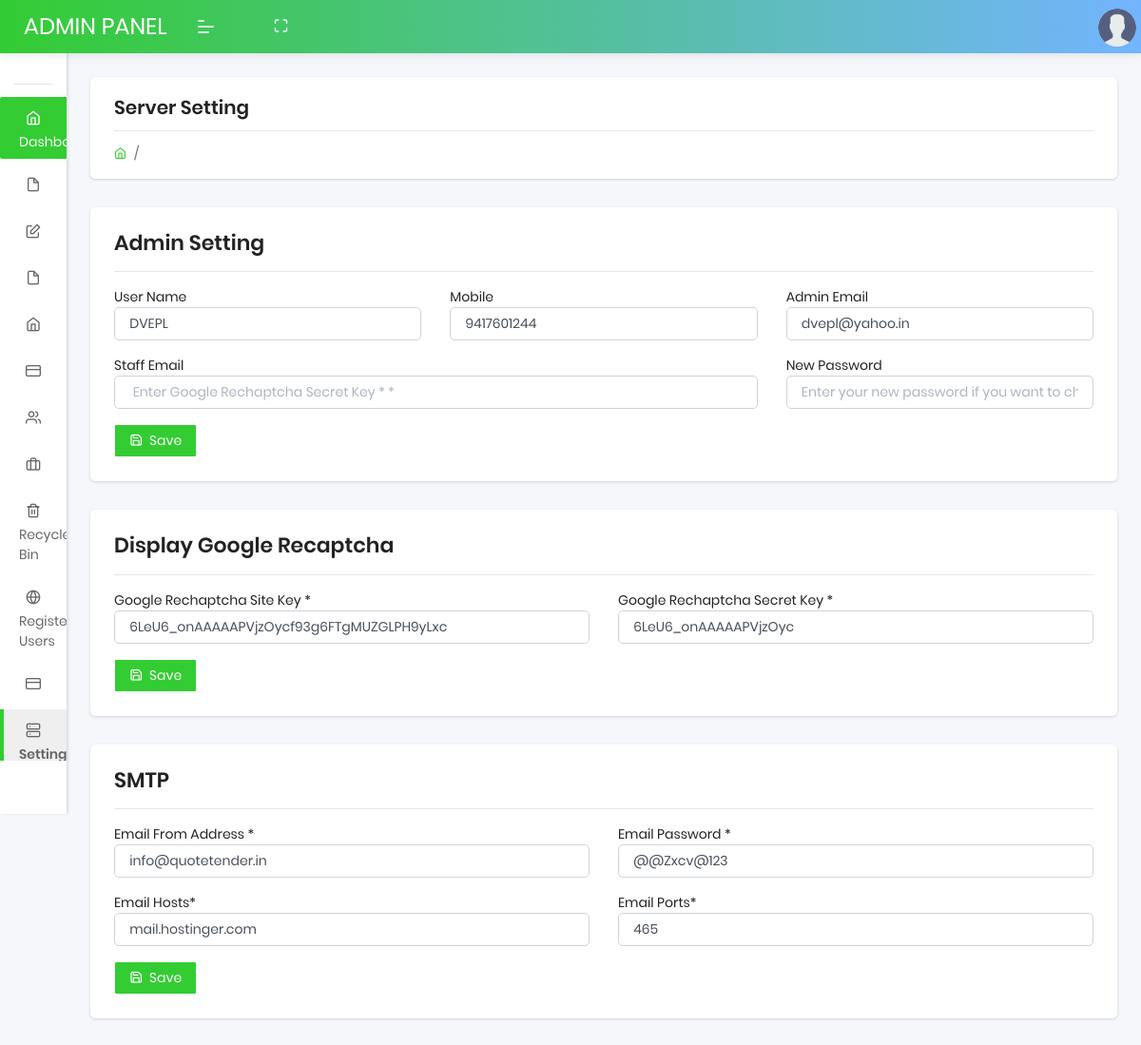
The app's page /login/configuration.php (signed in), older data.
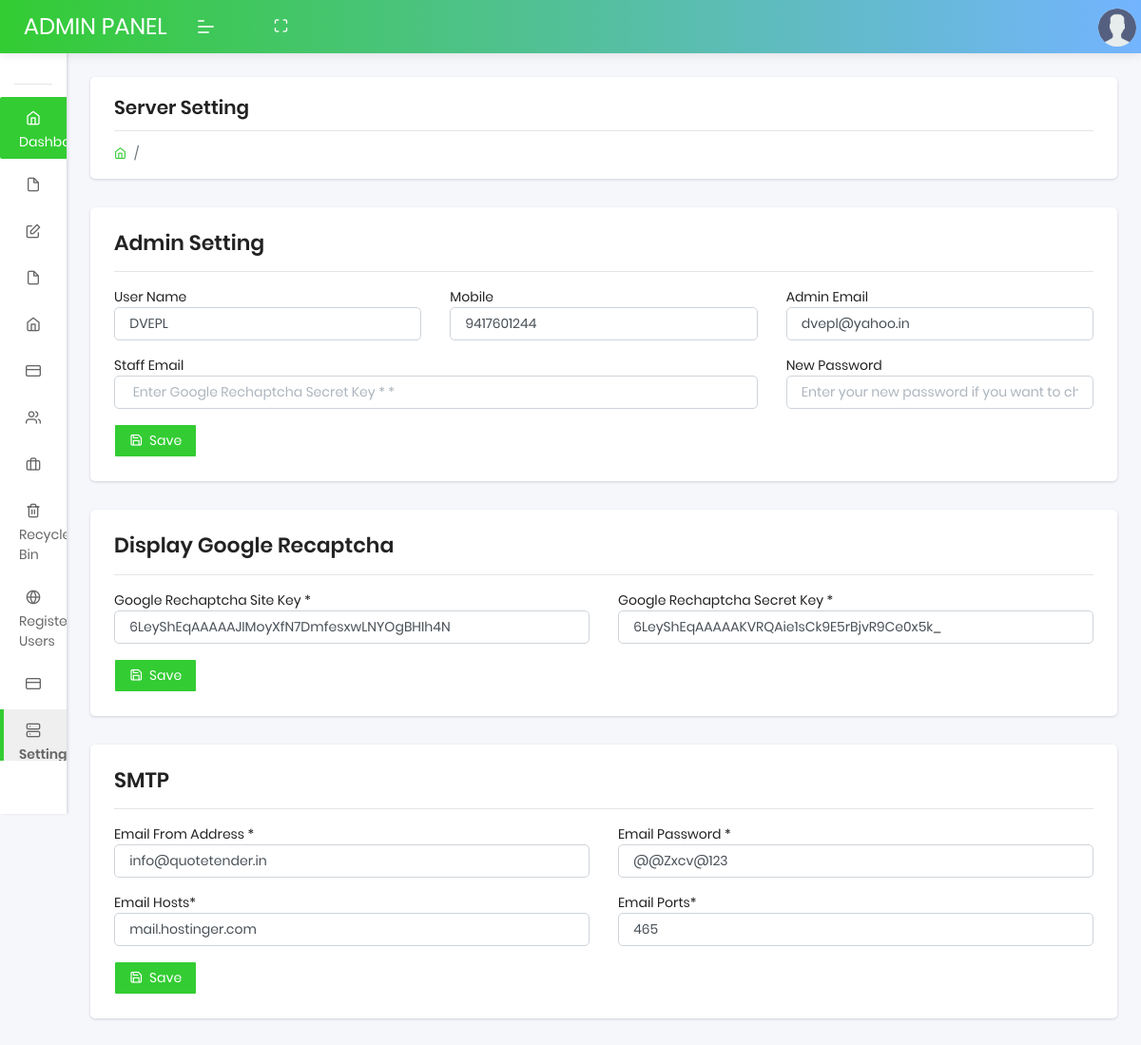
The same page, newer data.
### tables this page shows
CREATE TABLE `google_captcha` (
  `captcha_id` int(11) NOT NULL,
  `site_key` varchar(100) NOT NULL,
  `secret_key` varchar(100) NOT NULL
);

### login/configuration.php (the view, shortened to what the changed rows need)
<?php
include("db/config.php");
$result = mysqli_query($db, "SELECT * FROM  google_captcha ");
$row = mysqli_fetch_row($result);
?>
<!DOCTYPE html>
<html lang="en">
<head>
    <link rel="stylesheet" href="assets/css/plugins/dataTables.bootstrap4.min.css">
    <link rel="stylesheet" href="assets/css/style.css">
</head>
<body class="">
    <section class="pcoded-main-container">
            <div class="row">
                <div class="col-sm-12">
                    <div class="card">
                        <div class="card-header table-card-header">
                            <form method="post" action="">
                                <div class="row">
                                    <div class="col-xl-6 col-lg-6 col-md-6 col-sm-12 col-6">
                                        <div class="form-group">Google Rechaptcha Site Key *
                                            <input id="name" name="key" type="text"
                                                placeholder=" Enter Google Rechaptcha Site Key  *"
                                                class="form-control input-md" required
                                                oninvalid="this.setCustomValidity('Please Enter Google Rechaptcha Site Key *')"
                                                oninput="setCustomValidity('')" value="<?php echo $row[1]; ?>">
                                        </div>
                                    </div>
                                    <div class="col-xl-6 col-lg-6 col-md-6 col-sm-12 col-6">
                                        <div class="form-group">Google Rechaptcha Secret Key *
                                            <input id="name" name="secret" type="text"
                                                placeholder=" Enter Google Rechaptcha Secret Key * *"
                                                class="form-control input-md" required
                                                oninvalid="this.setCustomValidity('Please Enter Google Rechaptcha Secret Key *')"
                                                oninput="setCustomValidity('')" value="<?php echo $row[2]; ?>">
                                        </div>
                                    </div>
                            </form>
                        </div>
                    </div>
                </div>
            </div>
  </section>
</body>
</html>

Row changes from the older to the newer data that the page shows:
changed google_captcha: key "6LeU6_onAAAAAPVjzOycf93g6FTgMUZGLPH9yLxc" → "6LeyShEqAAAAAJIMoyXfN7DmfesxwLNYOgBHIh4N"; secret "6LeU6_onAAAAAPVjzOyc" → "6LeyShEqAAAAAKVRQAie1sCk9E5rBjvR9Ce0x5k_"
